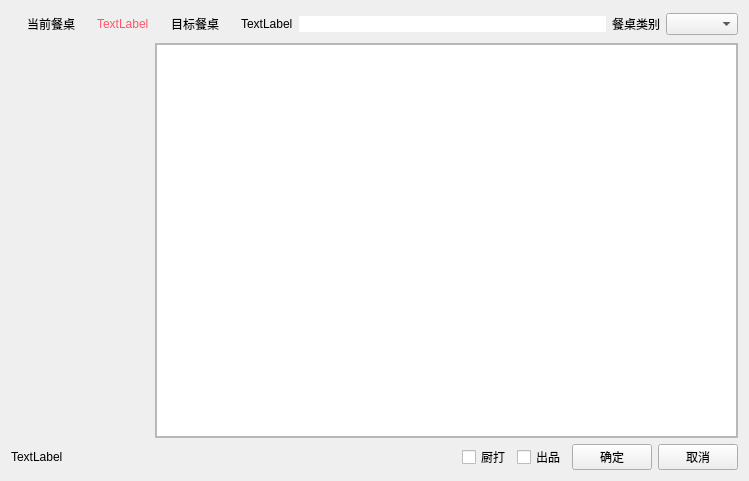
<?xml version="1.0" encoding="UTF-8"?>
<ui version="4.0">
 <class>w_scr_dish_restaurant_table_copy</class>
 <widget class="QDialog" name="w_scr_dish_restaurant_table_copy">
  <property name="geometry">
   <rect>
    <x>0</x>
    <y>0</y>
    <width>749</width>
    <height>481</height>
   </rect>
  </property>
  <property name="windowTitle">
   <string>Dialog</string>
  </property>
  <layout class="QVBoxLayout" name="verticalLayout_4">
   <item>
    <layout class="QHBoxLayout" name="horizontalLayout_5" stretch="0,1">
     <item>
      <layout class="QVBoxLayout" name="verticalLayout_2">
       <item>
        <layout class="QHBoxLayout" name="horizontalLayout_4" stretch="0,1">
         <item>
          <widget class="QPushButton" name="pushButton_cur_table">
           <property name="text">
            <string>当前餐桌</string>
           </property>
           <property name="flat">
            <bool>true</bool>
           </property>
          </widget>
         </item>
         <item>
          <widget class="QLabel" name="label_cur_table">
           <property name="styleSheet">
            <string notr="true">color:#ff546b;</string>
           </property>
           <property name="text">
            <string>TextLabel</string>
           </property>
          </widget>
         </item>
        </layout>
       </item>
       <item>
        <layout class="QHBoxLayout" name="horizontalLayout_3">
         <item>
          <layout class="QHBoxLayout" name="horizontalLayout_div"/>
         </item>
         <item>
          <widget class="QLabel" name="label_4">
           <property name="styleSheet">
            <string notr="true"/>
           </property>
           <property name="text">
            <string/>
           </property>
           <property name="pixmap">
            <pixmap resource="../res.qrc">:/image/widgets_pic/arrowright.png</pixmap>
           </property>
          </widget>
         </item>
        </layout>
       </item>
       <item>
        <spacer name="verticalSpacer">
         <property name="orientation">
          <enum>Qt::Vertical</enum>
         </property>
         <property name="sizeHint" stdset="0">
          <size>
           <width>20</width>
           <height>40</height>
          </size>
         </property>
        </spacer>
       </item>
      </layout>
     </item>
     <item>
      <layout class="QVBoxLayout" name="verticalLayout" stretch="0,1">
       <item>
        <layout class="QHBoxLayout" name="horizontalLayout_2" stretch="0,0,1,0,0">
         <item>
          <widget class="QPushButton" name="pushButton_destination">
           <property name="text">
            <string>目标餐桌</string>
           </property>
           <property name="flat">
            <bool>true</bool>
           </property>
          </widget>
         </item>
         <item>
          <widget class="QLabel" name="label_destination_sum">
           <property name="text">
            <string>TextLabel</string>
           </property>
          </widget>
         </item>
         <item>
          <widget class="QLineEdit" name="lineEdit_destination">
           <property name="styleSheet">
            <string notr="true">color:#ff546b;
border:0px ;</string>
           </property>
          </widget>
         </item>
         <item>
          <widget class="QLabel" name="label">
           <property name="text">
            <string>餐桌类别</string>
           </property>
          </widget>
         </item>
         <item>
          <widget class="QComboBox" name="comboBox_tabletype"/>
         </item>
        </layout>
       </item>
       <item>
        <widget class="QFrame" name="frame">
         <property name="frameShape">
          <enum>QFrame::StyledPanel</enum>
         </property>
         <property name="frameShadow">
          <enum>QFrame::Raised</enum>
         </property>
         <property name="outer_stylesheet" stdset="0">
          <string>frame_backview</string>
         </property>
         <layout class="QVBoxLayout" name="verticalLayout_3">
          <property name="leftMargin">
           <number>0</number>
          </property>
          <property name="topMargin">
           <number>0</number>
          </property>
          <property name="rightMargin">
           <number>0</number>
          </property>
          <property name="bottomMargin">
           <number>0</number>
          </property>
          <item>
           <widget class="restaurantTableView" name="tableView"/>
          </item>
         </layout>
        </widget>
       </item>
      </layout>
     </item>
    </layout>
   </item>
   <item>
    <layout class="QHBoxLayout" name="horizontalLayout" stretch="1,0,0,0,0,0">
     <item>
      <widget class="QLabel" name="label_desc">
       <property name="text">
        <string>TextLabel</string>
       </property>
      </widget>
     </item>
     <item>
      <spacer name="horizontalSpacer">
       <property name="orientation">
        <enum>Qt::Horizontal</enum>
       </property>
       <property name="sizeHint" stdset="0">
        <size>
         <width>40</width>
         <height>20</height>
        </size>
       </property>
      </spacer>
     </item>
     <item>
      <widget class="lds_checkbox_wrap" name="checkBox_tranfer_print">
       <property name="text">
        <string>厨打</string>
       </property>
      </widget>
     </item>
     <item>
      <widget class="lds_checkbox_wrap" name="checkBox_tranfer_out">
       <property name="text">
        <string>出品</string>
       </property>
      </widget>
     </item>
     <item>
      <widget class="lds_toolbar_button" name="pushButton_ok">
       <property name="text">
        <string>确定</string>
       </property>
       <property name="outer_stylesheet" stdset="0">
        <string>pushbutton</string>
       </property>
      </widget>
     </item>
     <item>
      <widget class="lds_toolbar_button" name="pushButton_cancel">
       <property name="text">
        <string>取消</string>
       </property>
       <property name="outer_stylesheet" stdset="0">
        <string>pushbutton</string>
       </property>
      </widget>
     </item>
    </layout>
   </item>
  </layout>
 </widget>
 <customwidgets>
  <customwidget>
   <class>lds_toolbar_button</class>
   <extends>QPushButton</extends>
   <header>lds_toolbar_button.h</header>
  </customwidget>
  <customwidget>
   <class>restaurantTableView</class>
   <extends>QTableView</extends>
   <header>restauranttableview.h</header>
  </customwidget>
  <customwidget>
   <class>lds_checkbox_wrap</class>
   <extends>QCheckBox</extends>
   <header>lds_checkbox_wrap.h</header>
  </customwidget>
 </customwidgets>
 <resources>
  <include location="../res.qrc"/>
 </resources>
 <connections/>
</ui>
